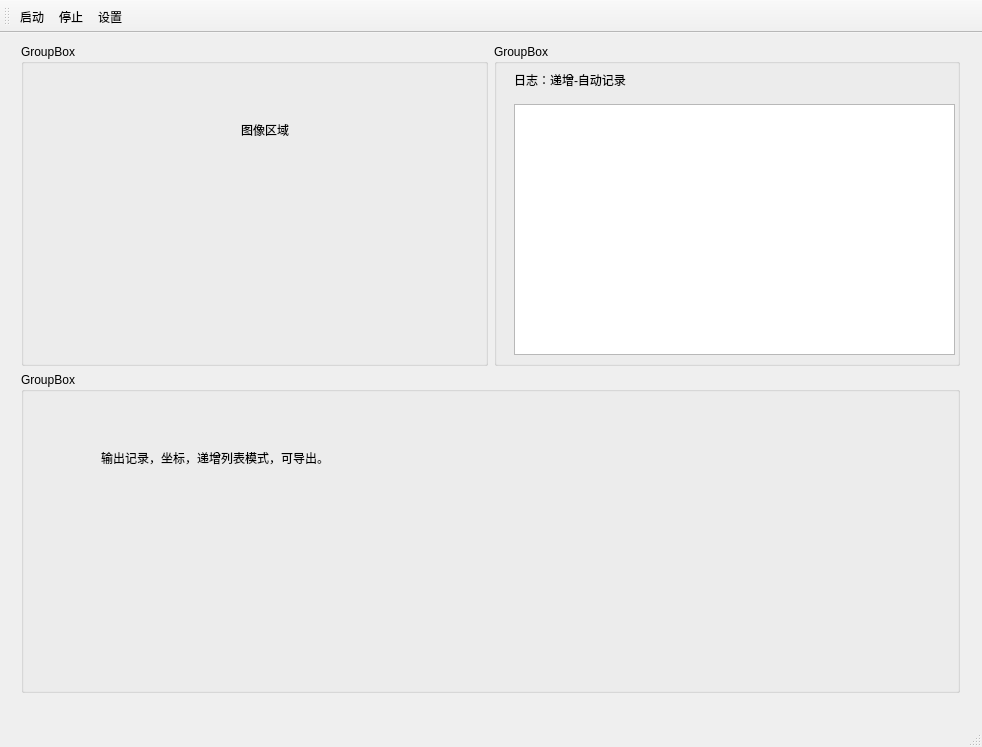
<?xml version="1.0" encoding="UTF-8"?>
<ui version="4.0">
 <class>RobotServerClass</class>
 <widget class="QMainWindow" name="RobotServerClass">
  <property name="geometry">
   <rect>
    <x>0</x>
    <y>0</y>
    <width>982</width>
    <height>747</height>
   </rect>
  </property>
  <property name="windowTitle">
   <string>RobotServer</string>
  </property>
  <widget class="QWidget" name="centralWidget">
   <widget class="QWidget" name="verticalLayoutWidget">
    <property name="geometry">
     <rect>
      <x>10</x>
      <y>0</y>
      <width>961</width>
      <height>671</height>
     </rect>
    </property>
    <layout class="QVBoxLayout" name="verticalLayout">
     <item>
      <layout class="QHBoxLayout" name="horizontalLayout">
       <item>
        <widget class="QGroupBox" name="groupBox_3">
         <property name="title">
          <string>GroupBox</string>
         </property>
         <widget class="QLabel" name="label_2">
          <property name="geometry">
           <rect>
            <x>220</x>
            <y>70</y>
            <width>151</width>
            <height>31</height>
           </rect>
          </property>
          <property name="text">
           <string>图像区域</string>
          </property>
         </widget>
        </widget>
       </item>
       <item>
        <widget class="QGroupBox" name="groupBox">
         <property name="title">
          <string>GroupBox</string>
         </property>
         <widget class="QLabel" name="label">
          <property name="geometry">
           <rect>
            <x>20</x>
            <y>20</y>
            <width>151</width>
            <height>31</height>
           </rect>
          </property>
          <property name="text">
           <string>日志：递增-自动记录</string>
          </property>
         </widget>
         <widget class="QTextEdit" name="textEdit_log">
          <property name="geometry">
           <rect>
            <x>20</x>
            <y>60</y>
            <width>441</width>
            <height>251</height>
           </rect>
          </property>
         </widget>
         <zorder>label</zorder>
         <zorder>textEdit_log</zorder>
         <zorder>groupBox_3</zorder>
         <zorder>groupBox_3</zorder>
         <zorder>groupBox_3</zorder>
         <zorder>groupBox_3</zorder>
        </widget>
       </item>
      </layout>
     </item>
     <item>
      <widget class="QGroupBox" name="groupBox_2">
       <property name="maximumSize">
        <size>
         <width>16777215</width>
         <height>331</height>
        </size>
       </property>
       <property name="title">
        <string>GroupBox</string>
       </property>
       <widget class="QLabel" name="label_3">
        <property name="geometry">
         <rect>
          <x>80</x>
          <y>70</y>
          <width>371</width>
          <height>31</height>
         </rect>
        </property>
        <property name="text">
         <string>输出记录，坐标，递增列表模式，可导出。</string>
        </property>
       </widget>
      </widget>
     </item>
    </layout>
   </widget>
  </widget>
  <widget class="QMenuBar" name="menuBar">
   <property name="geometry">
    <rect>
     <x>0</x>
     <y>0</y>
     <width>982</width>
     <height>23</height>
    </rect>
   </property>
  </widget>
  <widget class="QToolBar" name="mainToolBar">
   <attribute name="toolBarArea">
    <enum>TopToolBarArea</enum>
   </attribute>
   <attribute name="toolBarBreak">
    <bool>false</bool>
   </attribute>
   <addaction name="action"/>
   <addaction name="action_2"/>
   <addaction name="action_3"/>
  </widget>
  <widget class="QStatusBar" name="statusBar"/>
  <action name="action">
   <property name="text">
    <string>启动</string>
   </property>
   <property name="toolTip">
    <string>启动</string>
   </property>
  </action>
  <action name="action_2">
   <property name="text">
    <string>停止</string>
   </property>
   <property name="toolTip">
    <string>停止</string>
   </property>
  </action>
  <action name="action_3">
   <property name="text">
    <string>设置</string>
   </property>
   <property name="toolTip">
    <string>设置</string>
   </property>
   <property name="visible">
    <bool>false</bool>
   </property>
  </action>
 </widget>
 <layoutdefault spacing="6" margin="11"/>
 <resources>
  <include location="RobotServer.qrc"/>
 </resources>
 <connections/>
 <slots>
  <slot>TestNet()</slot>
 </slots>
</ui>
